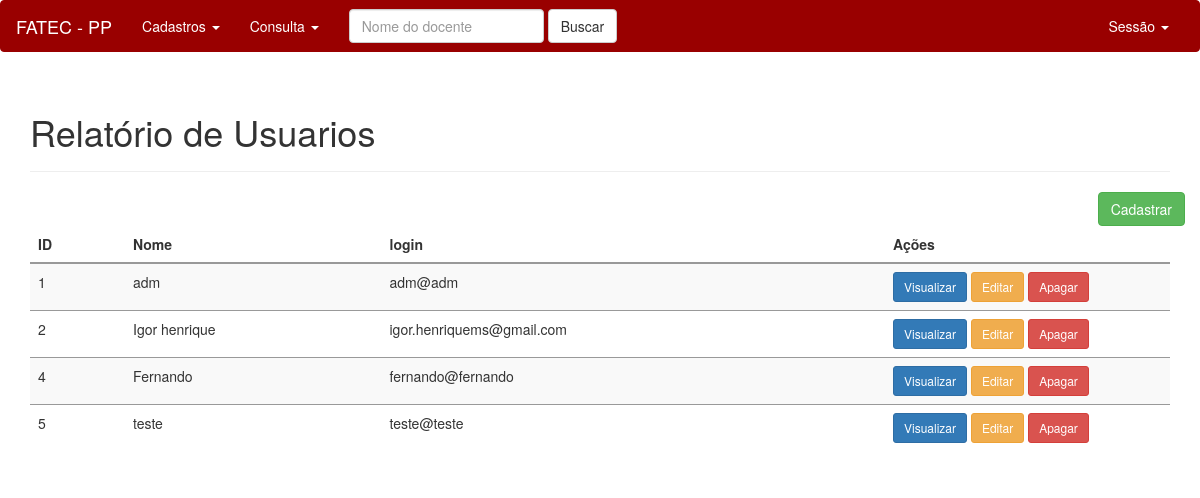
/pag_administrativa/administrativo.php?link=crud/report_user.php (signed in), run on the app's committed database.
### tables this page shows
CREATE TABLE IF NOT EXISTS `users` (
  `id` int(11) NOT NULL AUTO_INCREMENT,
  `nome` varchar(250) DEFAULT NULL,
  `email` varchar(250) DEFAULT NULL,
  `img` varchar(250) DEFAULT NULL,
  `senha` varchar(45) DEFAULT NULL,
  `nivel` int(11) DEFAULT NULL,
  PRIMARY KEY (`id`)
);

### controlador/Contr_user.php (called while the page is built, shortened)
<?php
include_once('../classe/user.php');
include_once('../DAO/UserDAO.php');
include_once('/classe/user.php');
include_once('/DAO/UserDAO.php');
class Contr_user {
    private $userDAO;
    private $lista;
    function __construct() {
       $this->userDAO = new UserDAO();
    }
    function getLista() {
        return $this->lista;
    }
    function ConsultaAll(){
        $this->lista = $this->userDAO->Consulta();
    }
}

### DAO/UserDAO.php (called while the page is built, shortened)
<?php
class UserDAO {
    function Consulta(){
        $conn = Conexao::getconexao();
        $lista = array();
        $i=0;
        try {
            $sql  = "SELECT * FROM users;";
            $stmt = $conn->prepare($sql);
            $stmt->execute();
            $query = $stmt->fetchAll(PDO::FETCH_ASSOC);
            if($query){
                foreach ($query as $linha ){
                    $user = new User();
                    $user->setId($linha['id']);
                    $user->setEmail($linha['email']);
                    $user->setNome($linha['nome']);
                    $lista[$i++] = $user;
                }
                return $lista;
            }else{
                return null;
            }
        } catch( Exception $e ){
             echo $e->getMessage();
             $conn->rollBack();
             return false;
         }
    }
}

### classe/User.php (called while the page is built, shortened)
<?php
class User {
    private $id;
    private $nome;
    private $email;
    function getId() {
        return $this->id;
    }
    function getNome() {
        return $this->nome;
    }
    function getEmail() {
        return $this->email;
    }
    function setId($id) {
        $this->id = $id;
    }
    function setNome($nome) {
        $this->nome = $nome;
    }
    function setEmail($email) {
        $this->email = $email;
    }
}

### pag_administrativa/crud/report_user.php (the view, shortened to what this page needs)
<?php
   include_once("../controlador/Contr_user.php");
   $contolador = new Contr_user();
   $contolador->ConsultaAll();
?>
    <div class="container theme-showcase" role="main">
      <div class="page-header">
        <h1>Relatório de Usuarios</h1>
      </div>
	  <div class="row">
		<div class="pull-right">
			<a href="administrativo.php?link=crud/cad_user.php" class="btn btn-success">Cadastrar</a>
		</div>
		</div>
      <div class="row">
        <div class="col-md-12">
          <table class="table table-striped">
            <thead>
                <tr>
                    <th class="col-md-1">ID</th>
                    <th class="">Nome</th>
                    <th class="">login</th>
                    <th class="col-md-3">Ações</th>
                </tr>
            </thead>
            <tbody>
            <?php
                if($contolador->getlista() != null){
                    foreach($contolador->getlista() as $user){
            ?>
                <tr class="">
                    <td class=""><?php echo $user->getId(); ?></td>
                    <td class=""><?php echo $user->getNome(); ?> </td>
                    <td class=""><?php echo $user->getEmail(); ?> </td>
                    <td class="">
                        <form method="POST" class="view-box-fom" action="administrativo.php?link=crud/view_user.php">
                            <button type='submit' value="<?php echo $user->getId(); ?>" name="vizualizar" class='btn btn-sm btn-primary'>Visualizar</button>
                        </form>
                        <form method="POST" class="view-box-fom"  action="administrativo.php?link=crud/edit_user.php">
                            <button type='submit' name="id" value="<?php echo $user->getId(); ?>" class='btn btn-sm btn-warning'>Editar</button>
                        </form>
                        <form method="POST" class="view-box-fom"  action="administrativo.php?link=crud/report_user.php">
                            <button type='submit' name="excluir" value="<?php echo $user->getId(); ?>" class='btn btn-sm btn-danger'>Apagar</button>
                        </form>
                    </td>
                </tr>
                <?php
                }}
                ?>
            </tbody>
          </table>
        </div>
		</div>
    </div>

### css/style.css (style rules this page uses)
.table > thead > tr > th, .table > tbody > tr > th, .table > tfoot > tr > th, .table > thead > tr > td, .table > tbody > tr > td, .table > tfoot > tr > td { padding: 8px; line-height: 1.42857143; vertical-align: top; border-top: 1px solid #999999; }
.table > thead > tr > th { vertical-align: bottom; border-bottom: 2px solid #999999; }

### css/igor.css (style rules this page uses)
.view-box-fom { display: inline; }

### data on the page
users: id "1", nome "adm", email "adm@adm"
users: id "2", nome "Igor henrique", email "igor.henriquems@gmail.com"
users: id "4", nome "Fernando", email "fernando@fernando"
users: id "5", nome "teste", email "teste@teste"
